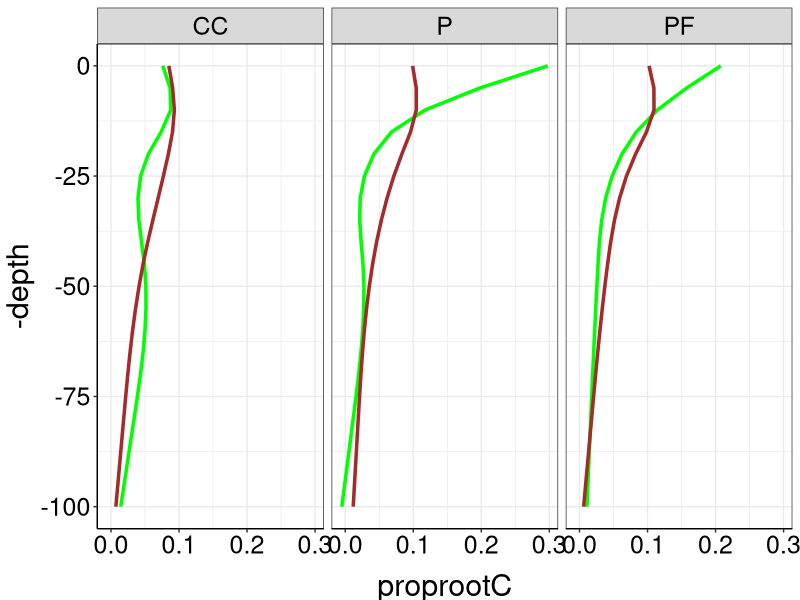
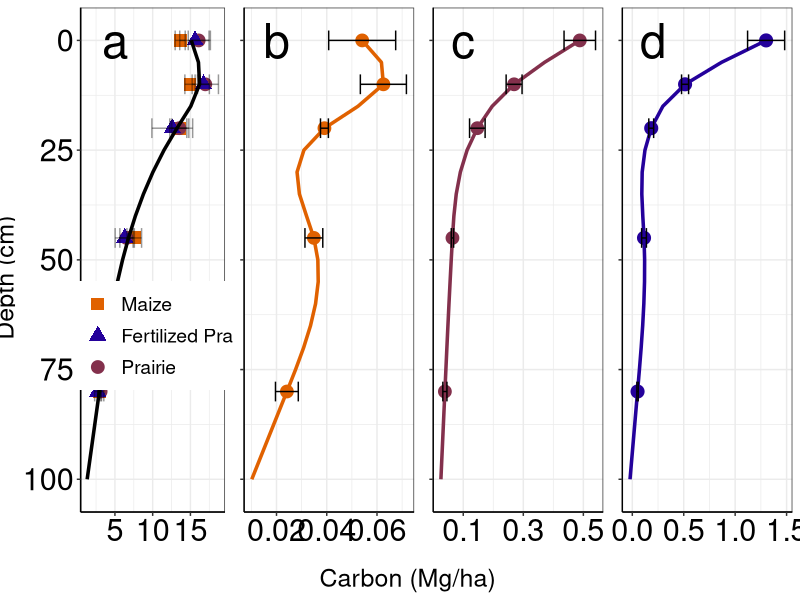
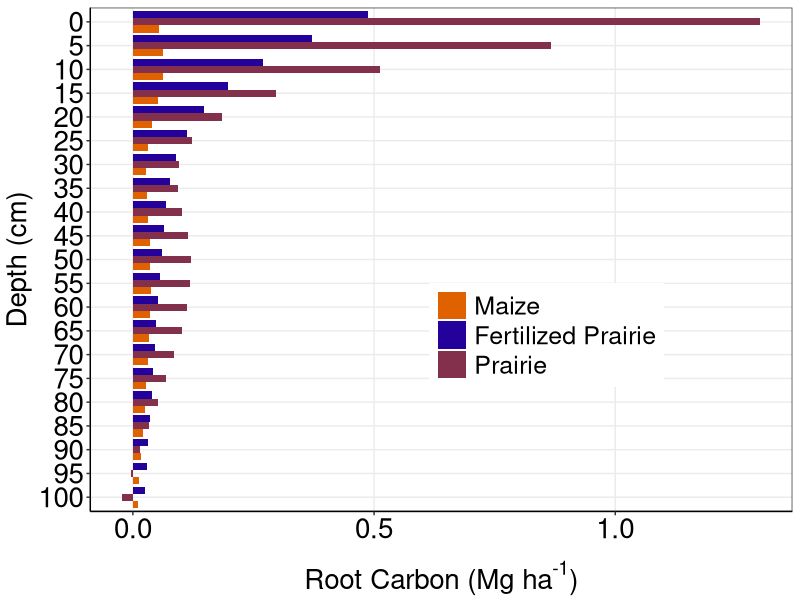

These figures' R source, in order:
library(tidyr)
library(dplyr)
library(ggplot2)
library(plotrix)

this_theme<-theme_bw()+
  theme(#panel.grid.major = element_blank(),
    #panel.grid.minor = element_blank(),
    panel.background = element_blank(),
    axis.line = element_line(),
    legend.position='none', legend.title=element_blank(),
    legend.text = element_text(size=12),
    axis.title.x = element_text(size=22,vjust=-0.5),
    axis.title.y = element_text(size=22,angle=90, vjust=1.2),
    axis.text.x = element_text(colour="black", size=18),
    axis.text.y = element_text(colour="black", size=18), 
    strip.text = element_text(colour="black", size=18))

theme_set(this_theme)



ds2<-read.csv("Data/Equivalent root and C for 5 cm, each plot.csv", header=TRUE)

fake<-tibble(trt = c("CC", "PF", "P"), plot = c("12", "32", "13"), depth = c("105", "105", "105"),
                    root = c(NA, NA, NA), rootC = c(.0001, .0001, .0001), carbon = c(NA, NA, NA))
ds2<-rbind(ds2, fake)

ds2<-ds2%>%
  select(-plot)%>%
  mutate(depth = ifelse((depth == 2.5), 0,
                        ifelse((depth == 10.0), 10,
                               ifelse((depth == 22.5), 20,
                                      ifelse((depth == 45.0), 45,
                                            ifelse((depth == 80.0), 80, 105))))))%>%
  group_by(trt, depth)%>%
  summarise_each(funs(mean(., na.rm = TRUE), std.error(., na.rm = TRUE)))

    
  ds2_depths_possible <- expand.grid(
    depth            = seq(from=min(ds2$depth), max(100), by=5), #Decide resolution here.
    trt              = c("CC", "P", "PF"),
    stringsAsFactors = FALSE
  )

ds2_intpolated <- ds2 %>% 
  right_join(ds2_depths_possible, by=c("trt", "depth")) %>% #Incorporate locations to interpolate
  group_by(trt)%>%
  mutate(
    rootC_interpolated     = spline(x=depth, y=rootC_mean  , xout=depth,  method="natural")$y,
    carbon_interpolated   = spline(x=depth, y=carbon_mean, xout=depth,  method="natural")$y
  ) %>% 
  ungroup()

#ds2_intpolated_rev <- within(ds2_intpolated, depth <- ordered(depth, levels = rev(sort(unique(depth)))))

cc<-ds2_intpolated%>%filter(trt == "CC")
pf<-ds2_intpolated%>%filter(trt == "PF")
p<-ds2_intpolated%>%filter(trt == "P")

cobsmean<-ds2_intpolated%>%
  group_by(depth)%>%
  summarise(avgC = mean(carbon_interpolated))%>%
  full_join(ds2_intpolated, by = "depth")
  #gather(key=variable, value=value, c(avgC, rootC, carbon, rootC_interpolated, carbon_interpolated))%>%

#propfig <- within(propfig, depth <- ordered(depth, levels = rev(sort(unique(depth)))))
#cc <- within(cc, depth <- ordered(depth, levels = rev(sort(unique(depth)))))


rootsCC<-ggplot(cc, aes(x=depth, y=rootC_interpolated)) +
  geom_line(color="#E06100", size=1.2) +
  scale_x_reverse()+
  #geom_point(shape=1) +
  geom_point(aes(y=rootC_mean), size=4, alpha=1, color="#E06100", na.rm=T) +
  geom_errorbar(aes(ymin=rootC_mean - rootC_std.error, ymax=rootC_mean + rootC_std.error))+
  annotate("text", x=0, y=0.02, label="b", size=12)+
  coord_flip()+
  theme(axis.line = element_line(),
        axis.title.x = element_blank(),
        axis.title.y = element_blank(),
        axis.text.x = element_text(colour="black", size=22),
        axis.text.y = element_blank())

rootsP<-ggplot(p, aes(x=depth, y=rootC_interpolated, color=trt, group=trt)) +
  geom_line(color="#24019B", size=1.2) +
  scale_x_reverse()+
  #geom_point(shape=1) +
  geom_point(aes(y=rootC_mean), size=4.1, alpha=1, color="#24019B", na.rm=T) +
  geom_errorbar(aes(ymin=rootC_mean - rootC_std.error, ymax=rootC_mean + rootC_std.error), color="black")+
  annotate("text", x=0, y=0.2, label="d", size=12)+
  coord_flip()+
  theme(axis.line = element_line(),
        axis.title.x = element_blank(),
        axis.title.y = element_blank(),
        axis.text.x = element_text(colour="black", size=22),
        axis.text.y = element_blank())

rootsPF<-ggplot(pf, aes(x=depth, y=rootC_interpolated, color=trt, group=trt)) +
  geom_line(color="#83304C", size=1.2) +
  scale_x_reverse()+
  scale_y_continuous(breaks = c(.1,.3,.5))+
  #geom_point(shape=1) +
  geom_point(aes(y=rootC_mean), size=4, alpha=1, color="#83304C", na.rm=T) +
  geom_errorbar(aes(ymin=rootC_mean - rootC_std.error, ymax=rootC_mean + rootC_std.error), color="black")+
  annotate("text", x=0, y=0.1, label="c", size=12)+
  coord_flip()+
  theme(axis.line = element_line(),
        axis.title.x = element_blank(),
        axis.title.y = element_blank(),
        axis.text.x = element_text(colour="black", size=22),
        axis.text.y = element_blank())

desert<-c("#E06100", "#24019B", "#83304C")
carbon<-ggplot(cobsmean, aes(x=depth, y=avgC)) +
  #geom_point(shape=1) +
  geom_point(aes(y=carbon_mean, shape=trt, color=trt), size=4, alpha=1, na.rm=T) +
  scale_x_reverse()+
  geom_errorbar(aes(ymin=carbon_mean - carbon_std.error, ymax=carbon_mean + carbon_std.error ), alpha=.4)+
  geom_line(size=1.2) +
  annotate("text", x=0, y=5, label="a", size=12)+
  scale_color_manual(values = desert, breaks=c("CC", "PF", "P"), labels=c("Maize", "Fertilized Prairie", "Prairie"))+
  scale_shape_manual(values = c(15, 17, 19), breaks=c("CC", "PF", "P"), labels=c("Maize", "Fertilized Prairie", "Prairie"))+
  coord_flip()+
  theme(axis.line = element_line(),
        legend.position=c(.62, .35), legend.title=element_blank(),
        legend.text = element_text(size=14), legend.key.size=unit(.8, "cm"),
        axis.title.x = element_blank(),
        axis.title.y = element_blank(),
        axis.text.x = element_text(colour="black", size=22),
        axis.text.y = element_text(colour="black", size=22))
  
###Table 3, is this you? Yes. It is.
sumprops<-ds2_intpolated%>%
  group_by(trt)%>%
  mutate(totalrootC = sum(rootC_interpolated), 
         totalcarbon = sum(carbon_interpolated))%>%
  mutate(proprootC = rootC_interpolated/totalrootC,
         propcarbon = carbon_interpolated/totalcarbon)


  ggplot(sumprops, aes(x=-depth, y=proprootC)) +
 geom_line(color="green", size=1.2) +
 geom_line(aes(y=propcarbon), color="brown", size=1.2) +
 coord_flip()+
  facet_wrap(~trt)
  
split<-sumprops%>%
  mutate(place = ifelse((depth %in% c(0:20)), "top", "bottom"))%>%
  group_by(trt, place)%>%
  summarise(splitC = sum(carbon_interpolated), splitR = sum(rootC_interpolated))%>%
  group_by(trt)%>%
  mutate(totalrootC = sum(splitR), 
         totalcarbon = sum(splitC))%>%
  mutate(proprootC = splitR/totalrootC,
         propcarbon = splitC/totalcarbon)

knitr::kable(split, digits = 2, caption = "Above vs below 20 cm")
  
 

#rootCs
#Measured values were:
#  4  2013     CC  1.953566  1953.566
#5  2013      P 10.148968 10148.968
#6  2013     PF  5.841929  5841.929

#Modeled values were:
#  trt totalrootC totalcarbon
#(chr)     (dbl)       (dbl)
#1    CC  1.884839    160.4608
#2     P 10.397572    162.5389
#3    PF  5.594652    183.6342
  
  library(grid)
  library(gridExtra) #Don't remember if this one is necessary
  
  vplayout<- function(x,y)
    viewport(layout.pos.row=x, layout.pos.col=y)
  
  pdf("Figures/Roots and Soil 2013 Profile.pdf", width = 12, height = 8, family = "Times")
  grid.newpage()
  
  #This sets up the "grid".  This one is 4 rows and 3 columns. 
  #The last row and the first column are tiny because they are axis labels
  pushViewport(viewport(layout = grid.layout(2,5, heights = unit(c(5, 0.4), "null"), 
                                             widths = unit(c(0.4, 5.75, 5,5,5), "null"))))
  
  #This is a label that spans row 1 through 3 (1:3)
  grid.text((expression(paste("Depth (cm)"))), rot = 90, vp = viewport(layout.pos.row = 1, layout.pos.col = 1), gp=gpar(fontsize=18))
  
  #This a label that is centered under columns 2:3 
  grid.text("Carbon (Mg/ha)", vp = viewport(layout.pos.row = 2, layout.pos.col = 2:5), gp=gpar(fontsize=18))
  
  #Then I print the figures I made.  The first one is row 1, column 2 and so on.  
  print(carbon, vp = vplayout(1,2))
  print(rootsCC, vp = vplayout (1,3))
  print(rootsPF, vp = vplayout (1,4))
  print(rootsP, vp = vplayout (1,5))
  dev.off()
  
  
  dodge <- position_dodge(width=.9)
  ds2_intpolated <- within(ds2_intpolated, depth <- ordered(depth, levels = rev(sort(unique(depth)))))
  
  pdf("Figures/Roots and Soil 2013 Absolute Differences.pdf", width = 5, height = 8, family = "Times") 
  ggplot(ds2_intpolated, aes(x=factor(depth), y = rootC_interpolated, fill=trt)) + 
    geom_bar(stat = "identity", position = "dodge") +
    #geom_errorbar(aes(ymax = poxconc + poxconcse, ymin=poxconc - poxconcse), position = dodge, width=0.25) +
    coord_flip()+
    scale_fill_manual(values = desert, breaks=c("CC", "PF", "P"), labels=c("Maize", "Fertilized Prairie", "Prairie"))+
    guides(col = guide_legend(reverse = FALSE))+
    labs(y = (expression(paste("Root Carbon (Mg ha" ^ "-1",")"))),x = "Depth (cm)")+
    theme(#panel.grid.major = element_blank(),
          panel.grid.minor = element_blank(),
          panel.background = element_blank(),
          axis.line = element_line(),
          legend.position=c(.65,.35), legend.title=element_blank(), 
          legend.key.size=unit(.75, "cm"), legend.text = element_text(size=18),
          axis.title.x = element_text(size=20),
          axis.title.y = element_text(size=20,angle=90),
          axis.text.x = element_text(colour="black", size=20),
          axis.text.y = element_text(colour="black", size=20))
  dev.off()
